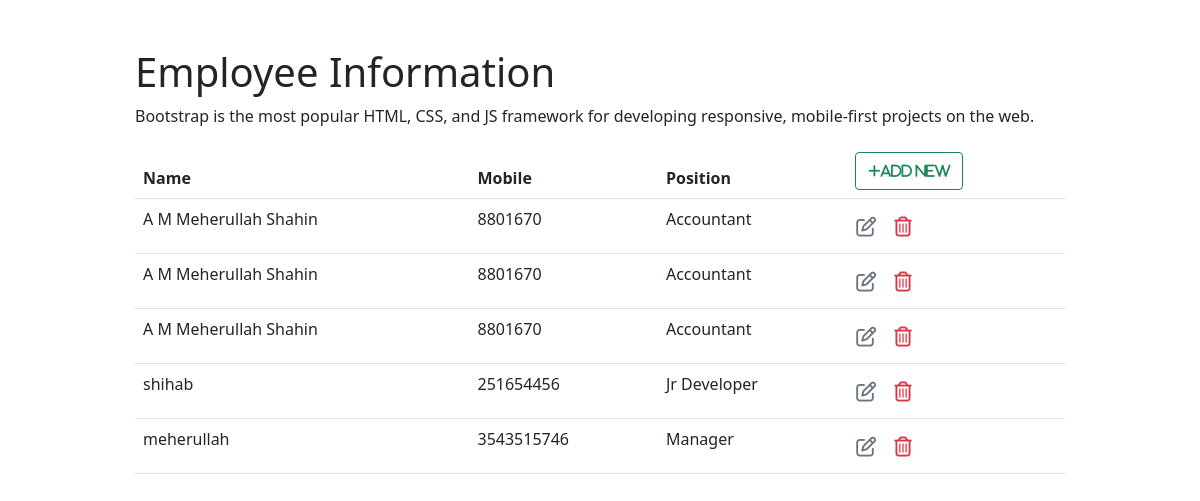
The page /employee/list/ on the database as committed earlier.
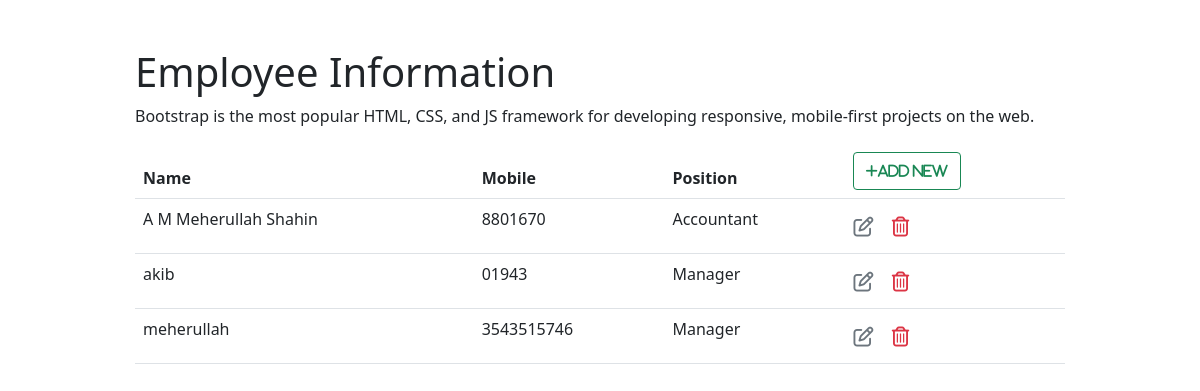
The same page on the database as committed later.
### employee_reg/models.py (models this page shows)
class Employee(models.Model):
    fullName = models.CharField(max_length=100)
    emp_code = models.CharField(max_length=20)
    mobileNo = models.CharField(max_length=15)
    position = models.ForeignKey(Position,on_delete=models.CASCADE)

class Position(models.Model):
    title = models.CharField(max_length=30)
    def __str__(self):
        return self.title

### employee_reg/views.py (the view)
# urls.py: path('list/',views.employee_list,name='employee_list'),
def employee_list(request):
    context = {'employee_list' : Employee.objects.all()}
    return render(request,'employee_reg/employee_list.html',context)

### employee_reg/templates/employee_reg/employee_list.html
{% extends "employee_reg/base.html" %}
{% block content %}
<table class="table table-borderless">
    <thead class=" border-bottom  fw-bold">
    <tr>
        <td>Name</td>
        <td>Mobile</td>
        <td>Position</td>
        <td>
            <a href="{% url 'employee_insert' %}" class="btn btn-outline-success">
            <i class="fas fa-plus fa-sm">Add New</i>
            </a>
        </td>
    </tr>
    </thead>
    <tbody >
        {% for employee in employee_list %}
        <tr class="border-bottom">
         <td>{{employee.fullName}}</td>
        <td> {{employee.mobileNo}} </td>
        <td>{{employee.position}}</td>
        <td>
            <a href="{% url 'employee_update' employee.id %}" class="btn text-secondary px-0">
                <i class="far fa-edit fa-lg"></i>
            </a>
            <a href="{% url 'employee_delete' employee.id %}" class="btn ">
                <i class="far fa-trash-alt fa-lg text-danger float-right"></i>
            </a>
        </td>
        </tr>
        {% endfor %}
    </tbody>
</table>
    {% endblock content %}

### employee_reg/templates/employee_reg/base.html (shortened to what this page needs)
<!DOCTYPE html>
<html lang="en">
<head>
    <link href="https://cdn.jsdelivr.net/npm/bootstrap@5.1.1/dist/css/bootstrap.min.css" rel="stylesheet">
    <link rel="stylesheet" href="https://cdnjs.cloudflare.com/ajax/libs/font-awesome/6.0.0-beta2/css/all.min.css" />
</head>
<body>
    <div class="container">
        <div class="div col-md-10 offset-md-1 mt-5">
            <div class="jumbotron">
                <h1>Employee Information</h1>
                <p>Bootstrap is the most popular HTML, CSS, and JS framework for developing
                responsive, mobile-first projects on the web.</p>
              </div>
              {% block content %}
              {% endblock content %}
        </div>
      </div>
</body>
</html>

Rows that differ between the two databases and show on the page:
removed Employee: fullName "A M Meherullah Shahin", mobileNo "8801670", position "Accountant"
removed Employee: fullName "A M Meherullah Shahin", mobileNo "8801670", position "Accountant"
removed Employee: fullName "shihab", mobileNo "251654456", position "Jr Developer"
added Employee: fullName "akib", mobileNo "01943", position "Manager"
